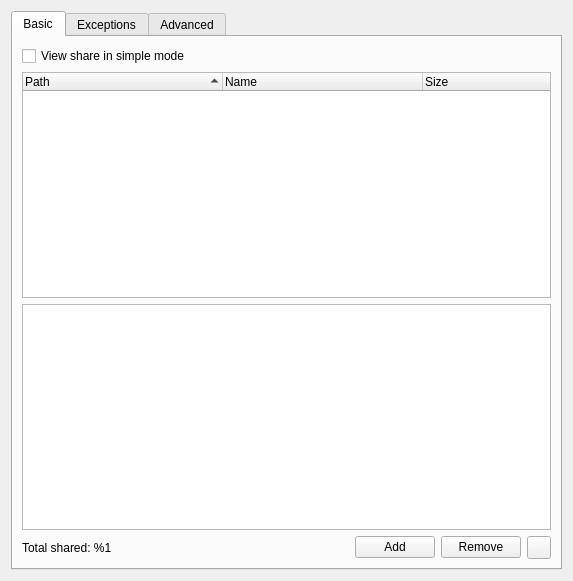
<?xml version="1.0" encoding="UTF-8"?>
<ui version="4.0">
 <class>UISettingsSharing</class>
 <widget class="QWidget" name="UISettingsSharing">
  <property name="geometry">
   <rect>
    <x>0</x>
    <y>0</y>
    <width>573</width>
    <height>581</height>
   </rect>
  </property>
  <property name="windowTitle">
   <string notr="true"/>
  </property>
  <layout class="QVBoxLayout" name="verticalLayout">
   <item>
    <widget class="QTabWidget" name="tabWidget">
     <property name="tabShape">
      <enum>QTabWidget::Rounded</enum>
     </property>
     <property name="currentIndex">
      <number>0</number>
     </property>
     <widget class="QWidget" name="tab">
      <attribute name="title">
       <string>Basic</string>
      </attribute>
      <layout class="QVBoxLayout" name="verticalLayout_5">
       <item>
        <widget class="QCheckBox" name="checkBox_SIMPLE_SHARE_MODE">
         <property name="text">
          <string>View share in simple mode</string>
         </property>
        </widget>
       </item>
       <item>
        <widget class="QTreeWidget" name="treeWidget_SIMPLE_MODE">
         <property name="editTriggers">
          <set>QAbstractItemView::NoEditTriggers</set>
         </property>
         <property name="showDropIndicator" stdset="0">
          <bool>false</bool>
         </property>
         <property name="rootIsDecorated">
          <bool>false</bool>
         </property>
         <property name="itemsExpandable">
          <bool>false</bool>
         </property>
         <property name="sortingEnabled">
          <bool>true</bool>
         </property>
         <property name="expandsOnDoubleClick">
          <bool>false</bool>
         </property>
         <property name="columnCount">
          <number>3</number>
         </property>
         <attribute name="headerDefaultSectionSize">
          <number>200</number>
         </attribute>
         <column>
          <property name="text">
           <string>Path</string>
          </property>
         </column>
         <column>
          <property name="text">
           <string>Name</string>
          </property>
         </column>
         <column>
          <property name="text">
           <string>Size</string>
          </property>
         </column>
        </widget>
       </item>
       <item>
        <widget class="QTreeView" name="treeView"/>
       </item>
       <item>
        <widget class="QFrame" name="frame_2">
         <property name="frameShape">
          <enum>QFrame::NoFrame</enum>
         </property>
         <property name="frameShadow">
          <enum>QFrame::Raised</enum>
         </property>
         <layout class="QGridLayout" name="gridLayout">
          <property name="margin">
           <number>0</number>
          </property>
          <item row="0" column="0">
           <widget class="QLabel" name="label_TOTALSHARED">
            <property name="text">
             <string>Total shared: %1</string>
            </property>
           </widget>
          </item>
          <item row="0" column="1">
           <spacer name="horizontalSpacer_SHARE_CONTROLS">
            <property name="orientation">
             <enum>Qt::Horizontal</enum>
            </property>
            <property name="sizeHint" stdset="0">
             <size>
              <width>40</width>
              <height>20</height>
             </size>
            </property>
           </spacer>
          </item>
          <item row="0" column="2">
           <widget class="QPushButton" name="pushButton_SHARE_ADD">
            <property name="text">
             <string>Add</string>
            </property>
           </widget>
          </item>
          <item row="0" column="3">
           <widget class="QPushButton" name="pushButton_SHARE_REMOVE">
            <property name="text">
             <string>Remove</string>
            </property>
           </widget>
          </item>
          <item row="0" column="4">
           <widget class="QToolButton" name="toolButton_RECREATE">
            <property name="text">
             <string/>
            </property>
           </widget>
          </item>
         </layout>
        </widget>
       </item>
      </layout>
     </widget>
     <widget class="QWidget" name="tab_4">
      <attribute name="title">
       <string>Exceptions</string>
      </attribute>
      <layout class="QVBoxLayout" name="verticalLayout_3">
       <item>
        <widget class="QLabel" name="label_6">
         <property name="text">
          <string>Don't share files and folders containing:</string>
         </property>
        </widget>
       </item>
       <item>
        <widget class="QListWidget" name="listWidget_SKIPLIST">
         <property name="toolTip">
          <string>Here you can specify templates for files you don't want to share. </string>
         </property>
        </widget>
       </item>
       <item>
        <layout class="QHBoxLayout" name="horizontalLayout">
         <item>
          <widget class="QToolButton" name="toolButton_ADD">
           <property name="toolTip">
            <string>Add new</string>
           </property>
           <property name="text">
            <string/>
           </property>
          </widget>
         </item>
         <item>
          <widget class="QToolButton" name="toolButton_BROWSE">
           <property name="toolTip">
            <string>Select and add the directory</string>
           </property>
           <property name="text">
            <string/>
           </property>
          </widget>
         </item>
         <item>
          <widget class="QToolButton" name="toolButton_EDIT">
           <property name="toolTip">
            <string>Edit</string>
           </property>
           <property name="text">
            <string/>
           </property>
          </widget>
         </item>
         <item>
          <widget class="QToolButton" name="toolButton_DELETE">
           <property name="toolTip">
            <string>Delete</string>
           </property>
           <property name="text">
            <string/>
           </property>
          </widget>
         </item>
         <item>
          <spacer name="horizontalSpacer">
           <property name="orientation">
            <enum>Qt::Horizontal</enum>
           </property>
           <property name="sizeHint" stdset="0">
            <size>
             <width>40</width>
             <height>20</height>
            </size>
           </property>
          </spacer>
         </item>
        </layout>
       </item>
      </layout>
     </widget>
     <widget class="QWidget" name="tab_3">
      <attribute name="title">
       <string>Advanced</string>
      </attribute>
      <layout class="QVBoxLayout" name="verticalLayout_2">
       <item>
        <widget class="QCheckBox" name="checkBox_FOLLOW">
         <property name="sizePolicy">
          <sizepolicy hsizetype="Preferred" vsizetype="Fixed">
           <horstretch>0</horstretch>
           <verstretch>0</verstretch>
          </sizepolicy>
         </property>
         <property name="text">
          <string>Follow symlinks</string>
         </property>
        </widget>
       </item>
       <item>
        <widget class="QCheckBox" name="checkBox_SHAREHIDDEN">
         <property name="sizePolicy">
          <sizepolicy hsizetype="Preferred" vsizetype="Fixed">
           <horstretch>0</horstretch>
           <verstretch>0</verstretch>
          </sizepolicy>
         </property>
         <property name="toolTip">
          <string>Share files with the Hidden attribute set and files inside directory with
the Hidden attribute set.
With this option off, files starting with a . (full stop) will not be shared.
Note: this option requires a refresh of the file list,
and may cause the client to appear to freeze.</string>
         </property>
         <property name="text">
          <string>Share hidden files</string>
         </property>
        </widget>
       </item>
       <item>
        <widget class="QCheckBox" name="checkBox_SHARE_TEMP_FILES">
         <property name="sizePolicy">
          <sizepolicy hsizetype="Preferred" vsizetype="Fixed">
           <horstretch>0</horstretch>
           <verstretch>0</verstretch>
          </sizepolicy>
         </property>
         <property name="text">
          <string>Share temporary files</string>
         </property>
        </widget>
       </item>
       <item>
        <widget class="QCheckBox" name="checkBox_SHARE_SKIP_ZERO_BYTE">
         <property name="text">
          <string>Skip zero sized files</string>
         </property>
        </widget>
       </item>
       <item>
        <widget class="QCheckBox" name="checkBox_AUTOREMOVE">
         <property name="text">
          <string>Auto remove non-existing directories</string>
         </property>
        </widget>
       </item>
       <item>
        <layout class="QHBoxLayout" name="horizontalLayout_3">
         <item>
          <widget class="QCheckBox" name="checkBox_FASTHASH">
           <property name="text">
            <string>Use fast hash</string>
           </property>
          </widget>
         </item>
         <item>
          <widget class="QLabel" name="label_7">
           <property name="sizePolicy">
            <sizepolicy hsizetype="Expanding" vsizetype="Preferred">
             <horstretch>0</horstretch>
             <verstretch>0</verstretch>
            </sizepolicy>
           </property>
           <property name="text">
            <string>Buffer size (MiB)</string>
           </property>
           <property name="alignment">
            <set>Qt::AlignRight|Qt::AlignTrailing|Qt::AlignVCenter</set>
           </property>
           <property name="wordWrap">
            <bool>true</bool>
           </property>
          </widget>
         </item>
         <item>
          <widget class="QComboBox" name="comboBox_BUFSIZE">
           <property name="currentText" stdset="0">
            <string>8</string>
           </property>
           <property name="currentIndex">
            <number>3</number>
           </property>
           <item>
            <property name="text">
             <string notr="true">1</string>
            </property>
           </item>
           <item>
            <property name="text">
             <string notr="true">2</string>
            </property>
           </item>
           <item>
            <property name="text">
             <string notr="true">4</string>
            </property>
           </item>
           <item>
            <property name="text">
             <string notr="true">8</string>
            </property>
           </item>
           <item>
            <property name="text">
             <string notr="true">16</string>
            </property>
           </item>
           <item>
            <property name="text">
             <string notr="true">32</string>
            </property>
           </item>
           <item>
            <property name="text">
             <string notr="true">64</string>
            </property>
           </item>
          </widget>
         </item>
        </layout>
       </item>
       <item>
        <widget class="QGroupBox" name="groupBox_FASTHASH">
         <property name="sizePolicy">
          <sizepolicy hsizetype="Preferred" vsizetype="Minimum">
           <horstretch>0</horstretch>
           <verstretch>0</verstretch>
          </sizepolicy>
         </property>
         <property name="title">
          <string>FastHash options (restart needed)</string>
         </property>
         <layout class="QGridLayout" name="gridLayout_2">
          <item row="0" column="0" rowspan="2">
           <layout class="QVBoxLayout" name="verticalLayout_4">
            <item>
             <widget class="QCheckBox" name="checkBox_MAPPRIVATE">
              <property name="text">
               <string>Private page mapping</string>
              </property>
             </widget>
            </item>
            <item>
             <widget class="QCheckBox" name="checkBox_MAPNORESERVE">
              <property name="text">
               <string>No reserve</string>
              </property>
             </widget>
            </item>
           </layout>
          </item>
          <item row="1" column="1">
           <layout class="QHBoxLayout" name="horizontalLayout_2">
            <item>
             <widget class="QCheckBox" name="checkBox_MAPPOPULATE">
              <property name="toolTip">
               <string/>
              </property>
              <property name="text">
               <string>Proactive read from disk</string>
              </property>
             </widget>
            </item>
           </layout>
          </item>
         </layout>
        </widget>
       </item>
       <item>
        <widget class="QCheckBox" name="checkBox_USE_ADL_ONLY_OWN_LIST">
         <property name="text">
          <string>Use ADL search only in own file list</string>
         </property>
        </widget>
       </item>
       <item>
        <layout class="QGridLayout" name="gridLayout_3">
         <item row="0" column="0">
          <widget class="QLabel" name="label">
           <property name="sizePolicy">
            <sizepolicy hsizetype="Expanding" vsizetype="Preferred">
             <horstretch>0</horstretch>
             <verstretch>0</verstretch>
            </sizepolicy>
           </property>
           <property name="text">
            <string>Automatically open extra slot if speed is below (KiB/s, 0 = infinite)</string>
           </property>
           <property name="scaledContents">
            <bool>true</bool>
           </property>
           <property name="alignment">
            <set>Qt::AlignRight|Qt::AlignTrailing|Qt::AlignVCenter</set>
           </property>
           <property name="wordWrap">
            <bool>true</bool>
           </property>
          </widget>
         </item>
         <item row="0" column="1">
          <widget class="QSpinBox" name="spinBox_EXTRA">
           <property name="toolTip">
            <string>If the average upload speed drops below the given number,
an additional upload slot will be granted.
These slots are granted once every 30 seconds at maximum.
If the speed of the original uploads increases,
the granted slot will not be closed.</string>
           </property>
           <property name="maximum">
            <number>10000</number>
           </property>
          </widget>
         </item>
         <item row="1" column="0">
          <widget class="QLabel" name="label_8">
           <property name="sizePolicy">
            <sizepolicy hsizetype="Expanding" vsizetype="Preferred">
             <horstretch>0</horstretch>
             <verstretch>0</verstretch>
            </sizepolicy>
           </property>
           <property name="text">
            <string>Hashing delay on startup (seconds, -1 = infinity)</string>
           </property>
           <property name="scaledContents">
            <bool>true</bool>
           </property>
           <property name="alignment">
            <set>Qt::AlignRight|Qt::AlignTrailing|Qt::AlignVCenter</set>
           </property>
           <property name="wordWrap">
            <bool>true</bool>
           </property>
          </widget>
         </item>
         <item row="1" column="1">
          <widget class="QSpinBox" name="spinBox_HASHING_START_DELAY">
           <property name="toolTip">
            <string>Here you can set time interval of auto refreshing your share.</string>
           </property>
           <property name="minimum">
            <number>-1</number>
           </property>
           <property name="maximum">
            <number>1800</number>
           </property>
          </widget>
         </item>
         <item row="2" column="0">
          <widget class="QLabel" name="label_5">
           <property name="sizePolicy">
            <sizepolicy hsizetype="Expanding" vsizetype="Preferred">
             <horstretch>0</horstretch>
             <verstretch>0</verstretch>
            </sizepolicy>
           </property>
           <property name="text">
            <string>Auto refresh time (minutes, 0 = off)</string>
           </property>
           <property name="scaledContents">
            <bool>true</bool>
           </property>
           <property name="alignment">
            <set>Qt::AlignRight|Qt::AlignTrailing|Qt::AlignVCenter</set>
           </property>
           <property name="wordWrap">
            <bool>true</bool>
           </property>
          </widget>
         </item>
         <item row="2" column="1">
          <widget class="QSpinBox" name="spinBox_REFRESH_TIME">
           <property name="toolTip">
            <string>Here you can set time interval of auto refreshing your share.</string>
           </property>
           <property name="maximum">
            <number>10080</number>
           </property>
          </widget>
         </item>
         <item row="3" column="0">
          <widget class="QLabel" name="label_3">
           <property name="sizePolicy">
            <sizepolicy hsizetype="Expanding" vsizetype="Preferred">
             <horstretch>0</horstretch>
             <verstretch>0</verstretch>
            </sizepolicy>
           </property>
           <property name="text">
            <string>Max hash speed (MB/s) (0 = infinite)</string>
           </property>
           <property name="alignment">
            <set>Qt::AlignRight|Qt::AlignTrailing|Qt::AlignVCenter</set>
           </property>
           <property name="wordWrap">
            <bool>true</bool>
           </property>
          </widget>
         </item>
         <item row="3" column="1">
          <widget class="QSpinBox" name="spinBox_MAXHASHSPEED">
           <property name="toolTip">
            <string>You can limit maximum hash speed here
if your system becomes slow while hashing files.</string>
           </property>
          </widget>
         </item>
         <item row="4" column="0">
          <widget class="QLabel" name="label_2">
           <property name="sizePolicy">
            <sizepolicy hsizetype="Expanding" vsizetype="Preferred">
             <horstretch>0</horstretch>
             <verstretch>0</verstretch>
            </sizepolicy>
           </property>
           <property name="text">
            <string>Upload slots</string>
           </property>
           <property name="alignment">
            <set>Qt::AlignRight|Qt::AlignTrailing|Qt::AlignVCenter</set>
           </property>
          </widget>
         </item>
         <item row="4" column="1">
          <widget class="QSpinBox" name="spinBox_UPLOAD">
           <property name="toolTip">
            <string>Configure the number of slots that other users can occupy
to download files from you. A remote user can use only
one slot for each hub that they're on with you.
EiskaltDC++ supports uploading file lists and files below 64 KiB
to other DC++ users without requiring a slot.
There's a max of 3 connections in addition to normal slots,
these are called mini slots.
Note: If a user leaves the hub, EiskaltDC++ will close his slots;
if the user is back within 10 minutes, EiskaltDC++ will grant him a slot.</string>
           </property>
          </widget>
         </item>
        </layout>
       </item>
       <item>
        <spacer name="verticalSpacer">
         <property name="orientation">
          <enum>Qt::Vertical</enum>
         </property>
         <property name="sizeHint" stdset="0">
          <size>
           <width>20</width>
           <height>40</height>
          </size>
         </property>
        </spacer>
       </item>
      </layout>
     </widget>
    </widget>
   </item>
  </layout>
 </widget>
 <resources/>
 <connections>
  <connection>
   <sender>checkBox_SIMPLE_SHARE_MODE</sender>
   <signal>toggled(bool)</signal>
   <receiver>treeView</receiver>
   <slot>setHidden(bool)</slot>
   <hints>
    <hint type="sourcelabel">
     <x>219</x>
     <y>45</y>
    </hint>
    <hint type="destinationlabel">
     <x>219</x>
     <y>299</y>
    </hint>
   </hints>
  </connection>
  <connection>
   <sender>checkBox_FASTHASH</sender>
   <signal>toggled(bool)</signal>
   <receiver>groupBox_FASTHASH</receiver>
   <slot>setEnabled(bool)</slot>
   <hints>
    <hint type="sourcelabel">
     <x>231</x>
     <y>170</y>
    </hint>
    <hint type="destinationlabel">
     <x>231</x>
     <y>222</y>
    </hint>
   </hints>
  </connection>
  <connection>
   <sender>checkBox_SIMPLE_SHARE_MODE</sender>
   <signal>toggled(bool)</signal>
   <receiver>treeWidget_SIMPLE_MODE</receiver>
   <slot>setVisible(bool)</slot>
   <hints>
    <hint type="sourcelabel">
     <x>219</x>
     <y>45</y>
    </hint>
    <hint type="destinationlabel">
     <x>219</x>
     <y>138</y>
    </hint>
   </hints>
  </connection>
 </connections>
</ui>
